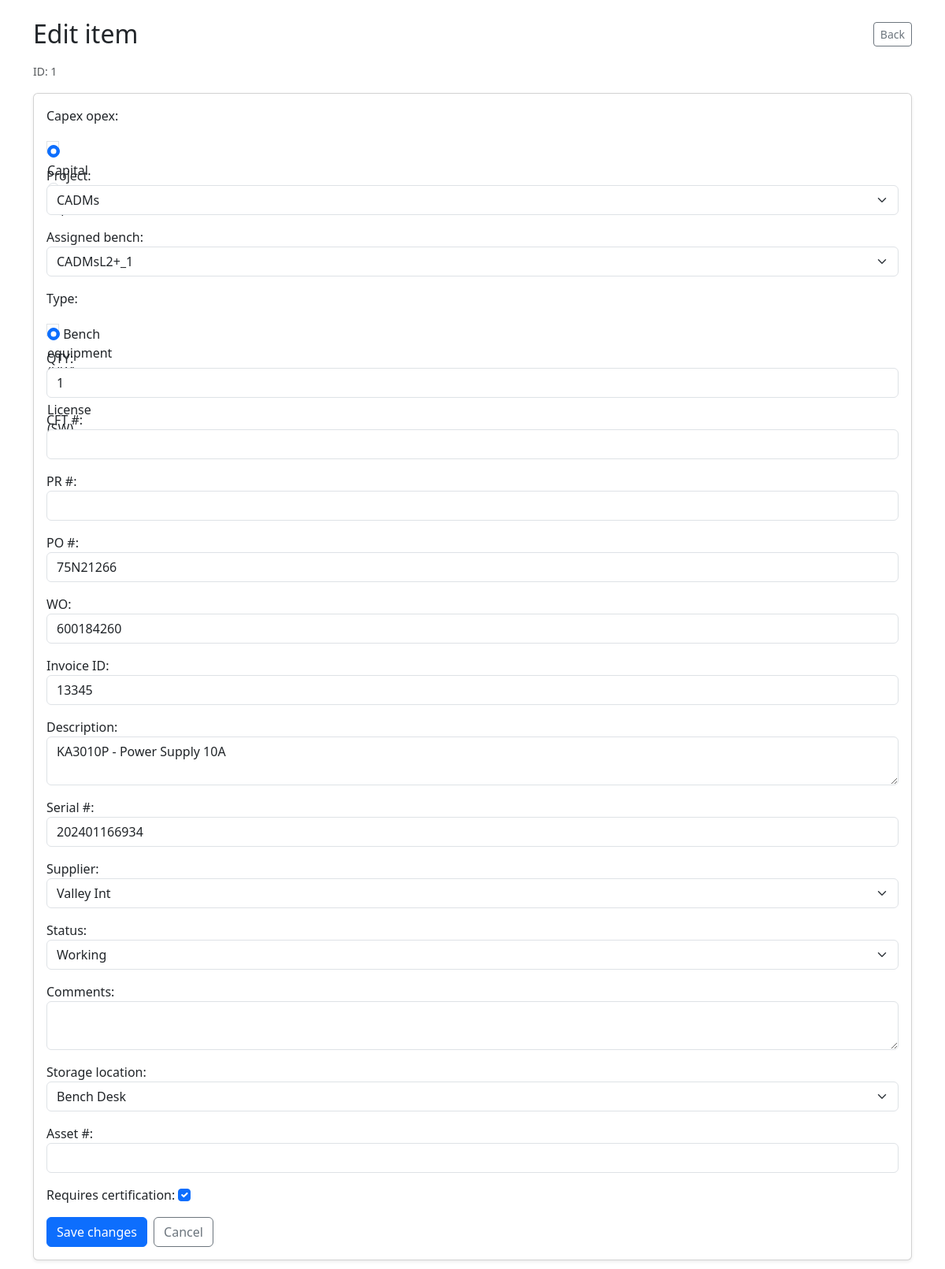
/1/edit/ (signed in), run on the app's committed database.
### inv/models.py (models this page shows, shortened)
class InventoryItem(models.Model):
    capex_opex = models.ForeignKey(CapexOpex, on_delete=models.PROTECT, null=True, blank=True)
    project = models.ForeignKey(Project, on_delete=models.PROTECT, null=True, blank=True)
    assigned_bench = models.ForeignKey(AssignedBench, on_delete=models.PROTECT, null=True, blank=True)
    type = models.ForeignKey(ItemType, on_delete=models.PROTECT, null=True, blank=True)
    qty = models.PositiveIntegerField("QTY", default=0)
    cft_number = models.CharField("CFT #", max_length=100, blank=True, default="")
    pr_number = models.CharField("PR #", max_length=100, blank=True, default="")
    po_number = models.CharField("PO #", max_length=100, blank=True, default="")
    wo_number = models.CharField("WO", max_length=100, blank=True, default="")
    invoice_id = models.CharField("Invoice ID", max_length=100, blank=True, default="")
    description = models.TextField("Description", blank=True)
    serial_number = models.CharField("Serial #", max_length=200, blank=True, default="")
    supplier = models.ForeignKey(Supplier, on_delete=models.PROTECT, null=True, blank=True)
    status = models.ForeignKey(Status, on_delete=models.PROTECT, null=True, blank=True)
    comments = models.TextField("Comments", blank=True)
    storage_location = models.ForeignKey(StorageLocation, on_delete=models.PROTECT, null=True, blank=True)
    asset_number = models.CharField("Asset #", max_length=200, blank=True, default="")
    requires_certification = models.BooleanField(default=True)
    class Meta:
        verbose_name = "Inventory item"
        verbose_name_plural = "Inventory items"
        ordering = ["id", "assigned_bench", "type", "supplier"]

### inv/views.py (the view, shortened to what this page needs)
# urls.py: path("<int:pk>/edit/", inventory_edit, name="edit"),
@login_required
@permission_required("inv.change_inv")
def inventory_edit(request, pk):
    item = get_object_or_404(InventoryItem, pk=pk)
    if request.method == "POST":
        form = InventoryItemForm(request.POST, instance=item)
        if form.is_valid():
            form.save()
            messages.success(request, "Item actualizado")
            if request.headers.get("HX-Request"):
                return HttpResponse(status=204, headers={"HX-Refresh": "true"})
            from django.urls import reverse
            proj_code = item.project.code if item.project else ""
            if proj_code:
                return redirect(reverse("inv:inventory_by_project", args=[proj_code]))
            return redirect("inv:list")
    else:
        form = InventoryItemForm(instance=item)
    return render(request, "inv/edit.html", {"form": form, "item": item})

### inv/models.py (called while the page is built)
    def __str__(self):
        return self.label or self.code

    def __str__(self):
        return self.label or self.code

    def __str__(self):
        return self.label or self.code

    def __str__(self):
        return self.label or self.code

    def __str__(self):
        return self.label or self.code

    def __str__(self):
        return self.label or self.code

    def __str__(self):
        return self.label or self.code

### templates/inv/edit.html (shortened to what this page needs)
<!doctype html>
<html lang="es">
<head>
  <link href="https://cdn.jsdelivr.net/npm/bootstrap@5.3.3/dist/css/bootstrap.min.css" rel="stylesheet">
</head>
<body class="p-4">
  <div class="container">
    <div class="d-flex justify-content-between align-items-center mb-3">
      <h2 class="m-0">Edit item</h2>
      <a class="btn btn-outline-secondary btn-sm" href="{% url 'inv:list' %}">Back</a>
    </div>
    <div class="text-muted mb-3"><small>ID: {{ item.id }}</small></div>
    <form method="post" class="card card-body shadow-sm">
      {{ form.as_p }}
      <div class="d-flex gap-2">
        <button class="btn btn-primary" type="submit">Save changes</button>
        <a class="btn btn-outline-secondary" href="{% url 'inv:list' %}">Cancel</a>
      </div>
    </form>
  </div>
</body>
</html>

### data on the page
InventoryItem: id "1", capex_opex_id "☑ Capital", project "CADMs", assigned_bench "CADMsL2+_1", type_id "☑ Bench equipment (HW)", qty "1", po_number "75N21266", wo_number "600184260", invoice_id "13345", description "KA3010P - Power Supply 10A", serial_number "202401166934", supplier "Valley Int", status "Working", storage_location "Bench Desk", requires_certification "☑"
